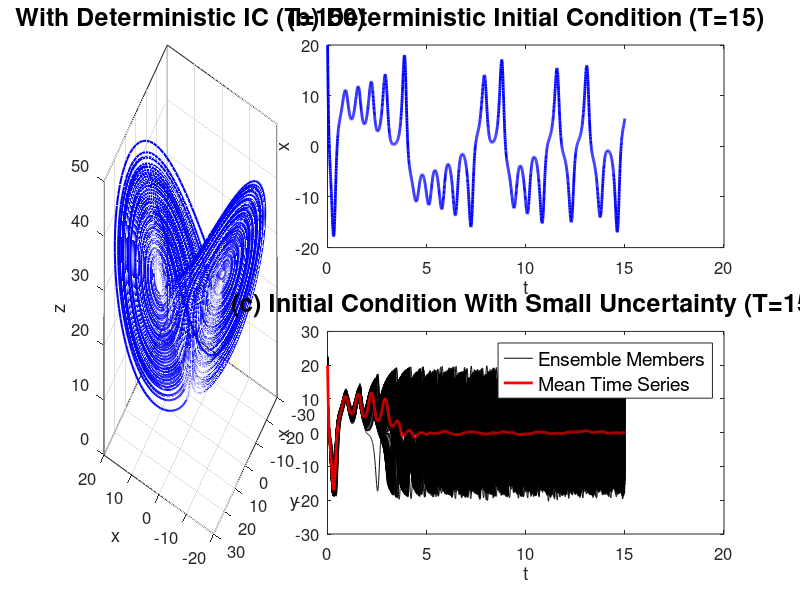

The MATLAB script that drew this image: (Note: this script raises an error after producing the figure.)
% Code corresponding to Section 3.2 - "Uncertainty propagation in the chaotic 
% Lorenz 63 model" in the Supplementary Document of the paper "Taming 
% Uncertainty in a Complex World: The Rise of Uncertainty Quantification — A 
% Tutorial for Beginners". It specifically produces Figure 3 in the main text 
% (in Section "Examples of uncertainty propagation in linear and nonlinear 
% dynamical systems").
%
% Authors: Nan Chen, Stephen Wiggins, Marios Andreou.
%
% Code: Simulate a chaotic system (Lorenz 63 model) with and without initial
% uncertainty (MATLAB code).
%
% MATLAB Toolbox and M-file Requirements:
% 
% Code used to obtain the required m-file scripts and MATLAB toolboxes:
% [fList, pList] = matlab.codetools.requiredFilesAndProducts('L63_UQ.m');
%
% M-file Scripts:
%   * L63_UQ.m
%
% Toolboxes:
%   * None

%%%%%%%%%%%%%%%%%%%%%%%%%%%%%%%%%%%%%%%%%%%%%%%%%%%%%%%%%%%%%%%%%%%%%%%%%%%%%%%%
%%%%%%%%%%%%%%%%%%%%%%%%%%%%%%%%%%%%%%%%%%%%%%%%%%%%%%%%%%%%%%%%%%%%%%%%%%%%%%%%

rng(42) % Setting the seed number for consistent and reproducible results
T = 150; % Total length of the simulation in time units
dt = 0.005; % Numerical integration time step 
N = round(T/dt); % Total numerical integration steps

% Model parameters (same as the ones in the original paper of Lorenz).
sigma = 10;
rho = 28;
beta = 8/3;
Ens = 1000; % Number of ensemble members used to calculate the mean ensemble trajectory in the presence of initial uncertainty

%%%%%%%%%%%%%%%%%%%%%%%%%%%%%%%%%%%%%%%%%%%%%%%%%%%%%%%%%%%%%%%%%%%%%%%%%%%%%%%%
%%%%%%%%%%%%%%%%%%%%% Simulation With Initial Uncertainty %%%%%%%%%%%%%%%%%%%%%%
%%%%%%%%%%%%%%%%%%%%%%%%%%%%%%%%%%%%%%%%%%%%%%%%%%%%%%%%%%%%%%%%%%%%%%%%%%%%%%%%

% State variables.
x1 = zeros(Ens, N);
y1 = zeros(Ens, N);
z1 = zeros(Ens, N);

% Initial values with an added normal noise of zero-mean and unit variance.
x1(:, 1) =  20 + randn(Ens, 1);
y1(:, 1) = -20 + randn(Ens, 1);
z1(:, 1) =  25 + randn(Ens, 1);

% Model simulation using forward Euler.
for i = 2:N
    x1(:, i) = x1(:, i-1) + sigma * (y1(:, i-1) - x1(:, i-1)) * dt;
    y1(:, i) = y1(:, i-1) + (x1(:, i-1) .* (rho - z1(:, i-1)) - y1(:, i-1)) * dt;
    z1(:, i) = z1(:, i-1) + (x1(:, i-1) .* y1(:, i-1) - beta * z1(:, i-1)) * dt;
end

%%%%%%%%%%%%%%%%%%%%%%%%%%%%%%%%%%%%%%%%%%%%%%%%%%%%%%%%%%%%%%%%%%%%%%%%%%%%%%%%
%%%%%%%%%%%%%%%%%%%% Simulation With No Initial Uncertainty %%%%%%%%%%%%%%%%%%%%
%%%%%%%%%%%%%%%%%%%%%%%%%%%%%%%%%%%%%%%%%%%%%%%%%%%%%%%%%%%%%%%%%%%%%%%%%%%%%%%%

% State variables.
x2 = zeros(1, N);
y2 = zeros(1, N);
z2 = zeros(1, N);

% Initial value which differs from the first one by a small amount
% (deterministic in this case).
x2(1) =  20;
y2(1) = -20;
z2(1) =  25;

% Model simulation using forward Euler.
for i = 2:N
    x2(i) = x2(i-1) + sigma * (y2(i-1) - x2(i-1)) * dt;
    y2(i) = y2(i-1) + (x2(i-1) * (rho - z2(i-1)) - y2(i-1)) * dt;
    z2(i) = z2(i-1) + (x2(i-1) * y2(i-1) - beta * z2(i-1)) * dt;
end

% Plotting the trajectories for both simulations.
plot_time = 15;
fig = figure();
subplot(2, 6, [1, 2, 7, 8])
plot3(x2, y2, z2, 'b', 'LineWidth', 1.5);
view(210, 30)
box on
grid on
set(gca, 'FontSize', 12)
title(sprintf('(a) Phase Plot of Lorenz 63 Attractor\nWith Deterministic IC (T=%d)', T), 'FontSize', 18)
xlabel('x')
ylabel('y')
zlabel('z')
subplot(2, 6, 3:6)
plot(dt:dt:round(plot_time/dt)*dt, x2(1:round(plot_time/dt)), 'b', 'LineWidth', 2);
box on
set(gca, 'FontSize', 12)
title(sprintf('(b) Deterministic Initial Condition (T=%d)', plot_time), 'FontSize', 18)
xlabel('t')
ylabel('x')
subplot(2, 6, 9:12)
hold on
h = plot(dt:dt:round(plot_time/dt)*dt, x1(:, 1:round(plot_time/dt)), 'k', 'LineWidth', 0.5);
h(N+1) = plot(dt:dt:round(plot_time/dt)*dt, mean(x1(:, 1:round(plot_time/dt))), 'r', 'LineWidth', 2);
box on
set(gca, 'FontSize', 12)
legend(h([1, N+1]), {'Ensemble Members', 'Mean Time Series'}, 'FontSize', 14, 'Location', 'Northeast')
title(sprintf('(c) Initial Condition With Small Uncertainty (T=%d)', plot_time), 'FontSize', 18)
xlabel('t')
ylabel('x')

fig.WindowState = 'Maximized'; % Maximize the figure window